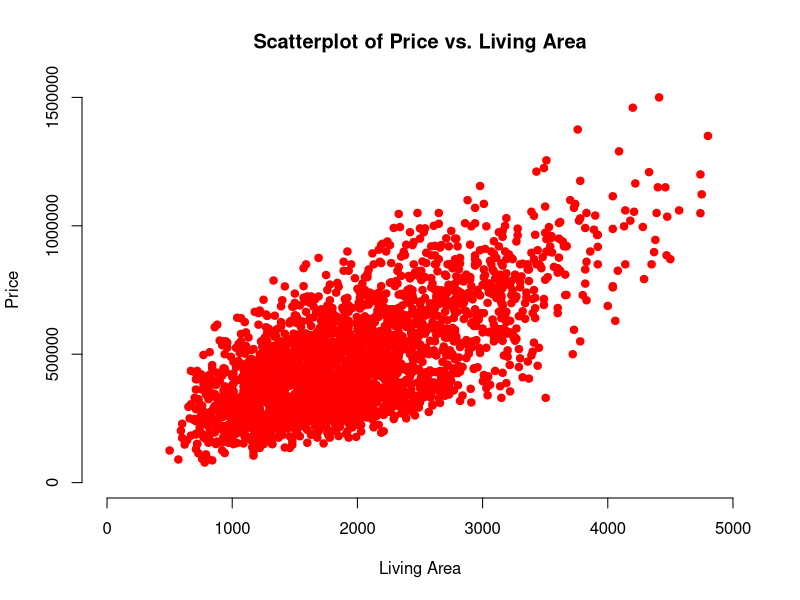
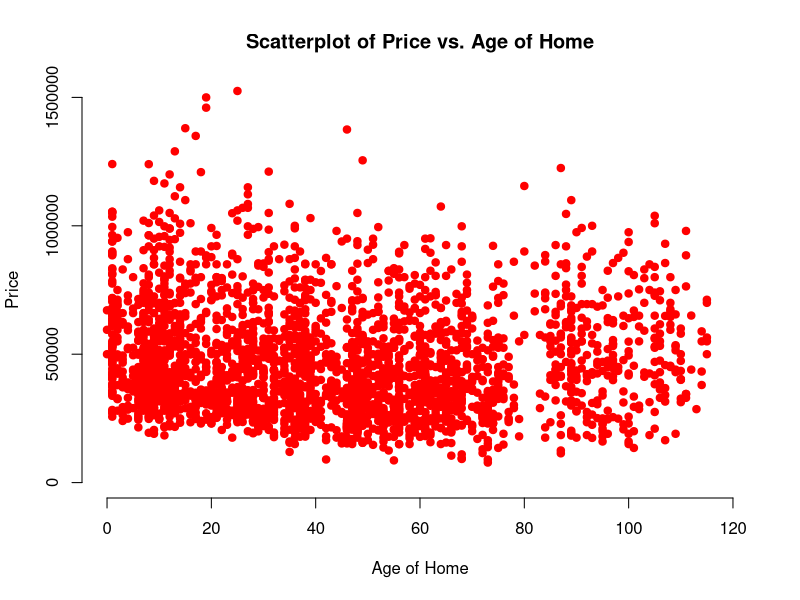
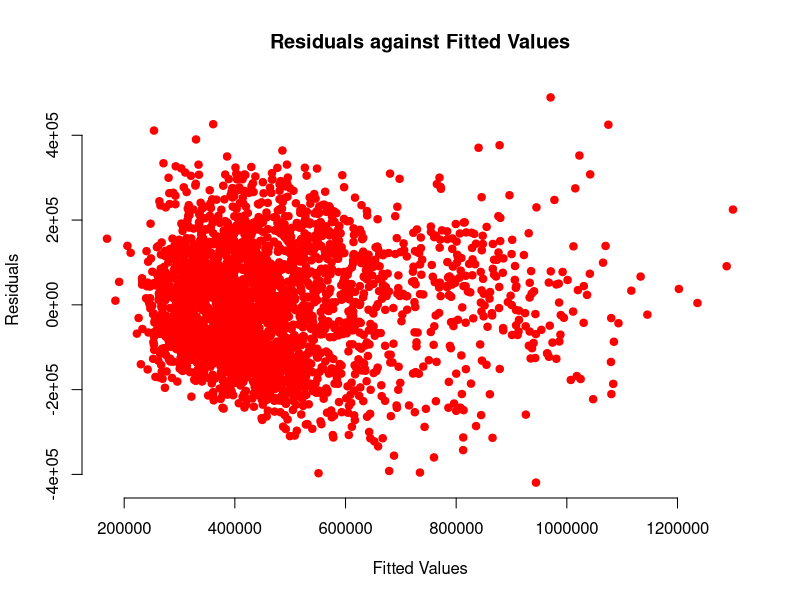
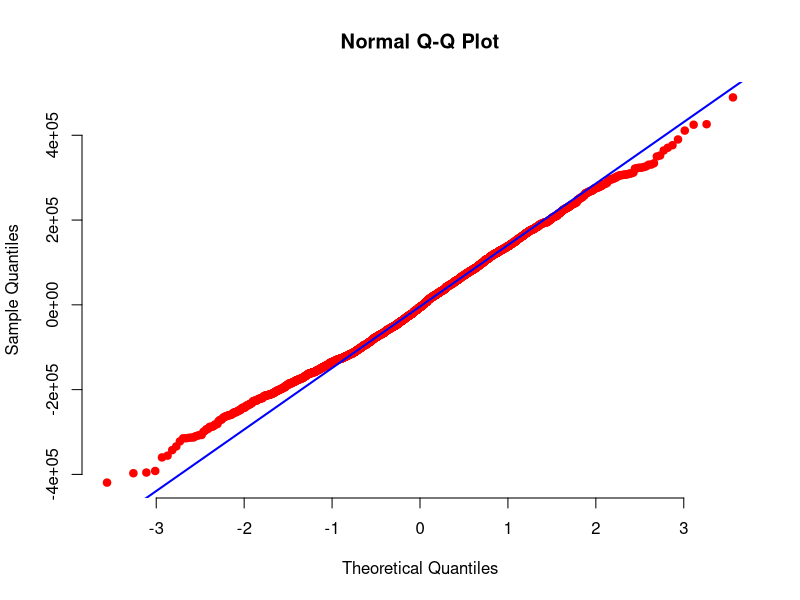
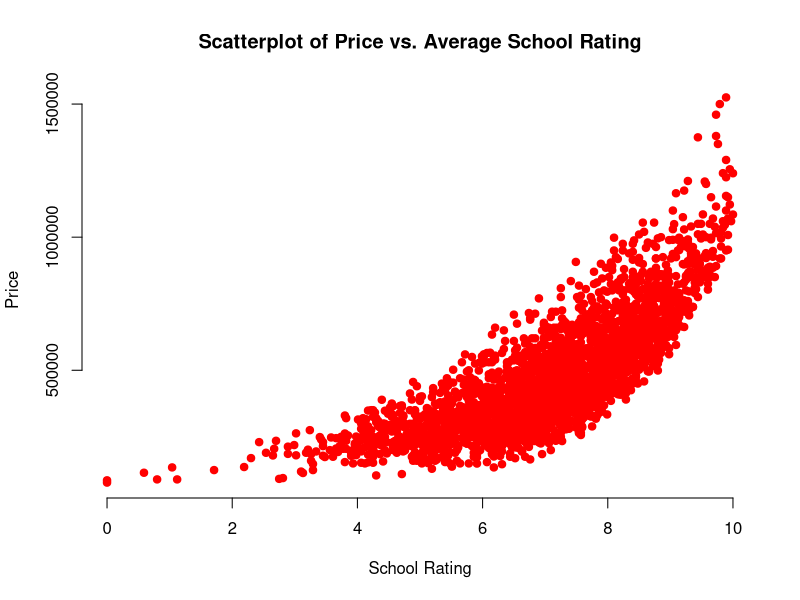
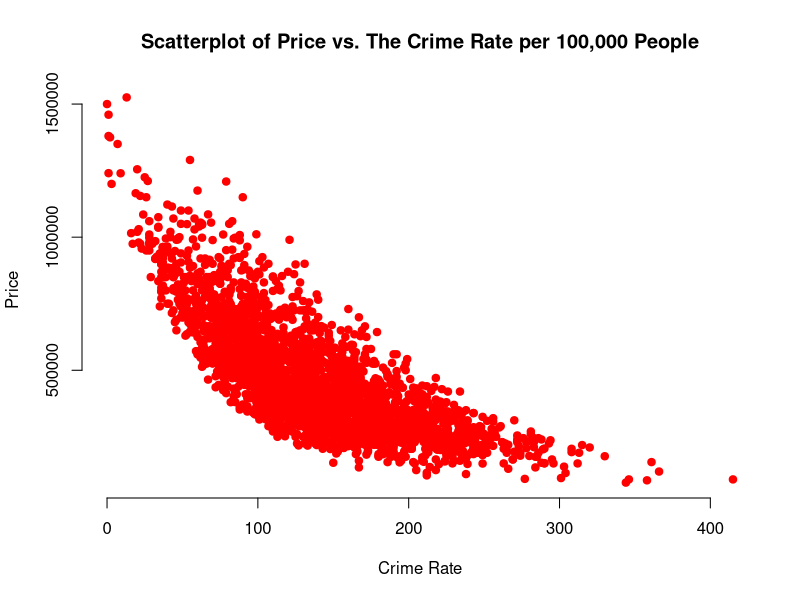
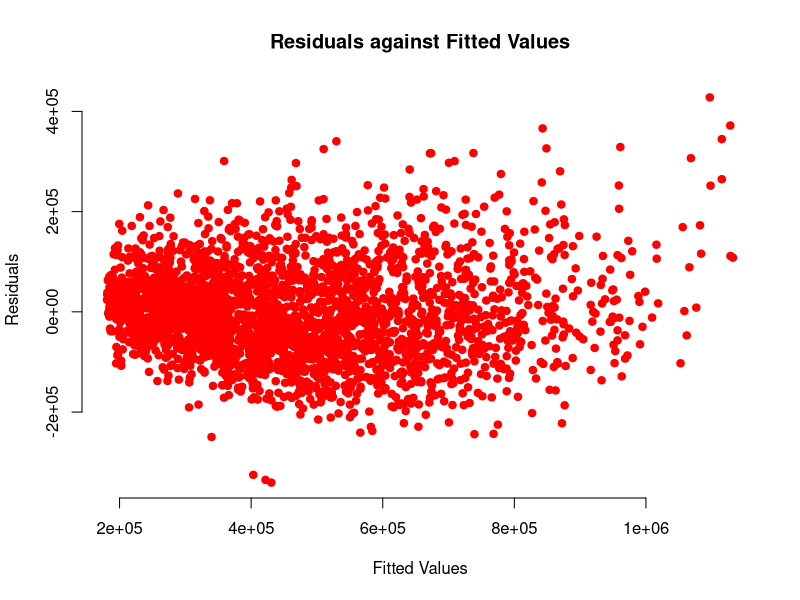
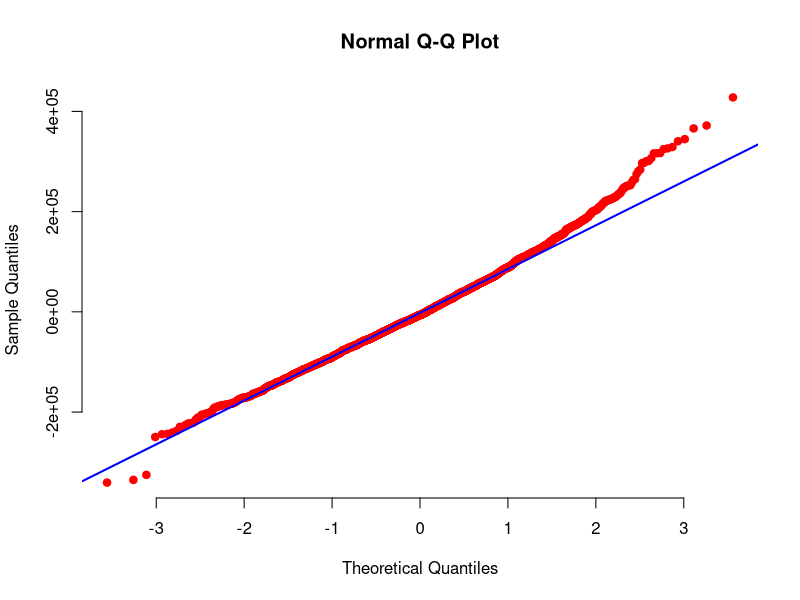

The R source for these figures, in order: (Note: this script raises an error after producing the figures.)

housing <- read.csv(file="housing_v2.csv", header=TRUE, sep=",")

# converting appropriate variables to factors  
housing <- within(housing, {
   view <- factor(view)
   backyard <- factor(backyard)
})

# number of columns
ncol(housing)

# number of rows
nrow(housing)

plot(housing$sqft_living, housing$price, 
     main = "Scatterplot of Price vs. Living Area",
     xlab = "Living Area", ylab = "Price",
     xlim=c(0, 5000),
     ylim=c(0, 1500000),
     col="red", 
     pch = 19, frame = FALSE)

plot(housing$age, housing$price, 
     main = "Scatterplot of Price vs. Age of Home",
     xlab = "Age of Home", ylab = "Price",
     xlim=c(0, 120),
     ylim=c(0, 1500000),
     col="red", 
     pch = 19, frame = FALSE)

# Selecting price, sqft_living, and age variables to subset the data
myvars <- c("price","sqft_living","age")
housing_subset <- housing[myvars]

# Print the first 10 rows
print("head")
head(housing_subset, 10)

# Print the correlation matrix
print("cor")
corr_matrix <- cor(housing_subset, method = "pearson")
round(corr_matrix, 4)

myvars <- c("price","sqft_living","sqft_above","age","bathrooms","view")
housing_subset <- housing[myvars]

# Create the model
model1 <- lm(price ~ sqft_living + sqft_above + age + bathrooms + view, data=housing_subset)
summary(model1)

# predicted values
print("fitted")
fitted_values <- fitted.values(model1) 
fitted_values

# residuals
print("residuals")
residuals <- residuals(model1)
residuals

plot(fitted_values, residuals, 
     main = "Residuals against Fitted Values",
     xlab = "Fitted Values", ylab = "Residuals",
     col="red", 
     pch = 19, frame = FALSE)

qqnorm(residuals, pch = 19, col="red", frame = FALSE)
qqline(residuals, col = "blue", lwd = 2)

newdata <- data.frame(sqft_living=2150, sqft_above=1050, age=15, bathrooms=3, view='0')

print("prediction interval")
prediction_pred_int <- predict(model1, newdata, interval="predict", level=0.90) 
round(prediction_pred_int, 4)

print("confidence interval")
prediction_conf_int <- predict(model1, newdata, interval="confidence", level=0.90) 
round(prediction_conf_int, 4)

newdata <- data.frame(sqft_living=4250, sqft_above=2100, age=5, bathrooms=5, view='2')

print("prediction interval")
prediction_pred_int <- predict(model1, newdata, interval="predict", level=0.90) 
round(prediction_pred_int, 4)

print("confidence interval")
prediction_conf_int <- predict(model1, newdata, interval="confidence", level=0.90) 
round(prediction_conf_int, 4)

plot(housing$school_rating, housing$price, 
     main = "Scatterplot of Price vs. Average School Rating",
     xlab = "School Rating", ylab = "Price",
     col="red", 
     pch = 19, frame = FALSE)

plot(housing$crime, housing$price, 
     main = "Scatterplot of Price vs. The Crime Rate per 100,000 People",
     xlab = "Crime Rate", ylab = "Price",
     col="red", 
     pch = 19, frame = FALSE)

# Create the second order regression model and print the statistics
model2 <- lm(price ~ school_rating + crime + school_rating:crime + I(school_rating^2) + I(crime^2) , data=housing)
summary(model2)

# predicted values
print("fitted")
fitted_values <- fitted.values(model2) 
fitted_values

# residuals
print("residuals")
residuals <- residuals(model2)
residuals

plot(fitted_values, residuals, 
     main = "Residuals against Fitted Values",
     xlab = "Fitted Values", ylab = "Residuals",
     col="red", 
     pch = 19, frame = FALSE)

qqnorm(residuals, pch = 19, col="red", frame = FALSE)
qqline(residuals, col = "blue", lwd = 2)

newdata <- data.frame(school_rating=9.80, crime=81.02)

print("prediction interval")
prediction_pred_int <- predict(model2, newdata, interval="predict", level=0.90) 
round(prediction_pred_int, 4)

print("confidence interval")
prediction_conf_int <- predict(model2, newdata, interval="confidence", level=0.90) 
round(prediction_conf_int, 4)

newdata <- data.frame(school_rating=4.28, crime=215.50)

print("prediction interval")
prediction_pred_int <- predict(model2, newdata, interval="predict", level=0.90) 
round(prediction_pred_int, 4)

print("confidence interval")
prediction_conf_int <- predict(model2, newdata, interval="confidence", level=0.90) 
round(prediction_conf_int, 4)

model3 <- lm(price ~ school_rating + crime + school_rating:crime, data=housing)
summary(model3)

# Create the complete model
fit_complete <- lm(price ~ school_rating + crime + school_rating:crime + I(school_rating^2) + I(crime^2), data=housing_subset)

# Create the reduced model
fit_reduced <- lm(price ~ school_rating + crime + school_rating:crime, data=housing_subset)

# Perform the F-test
anova(fit_complete, fit_reduced)
